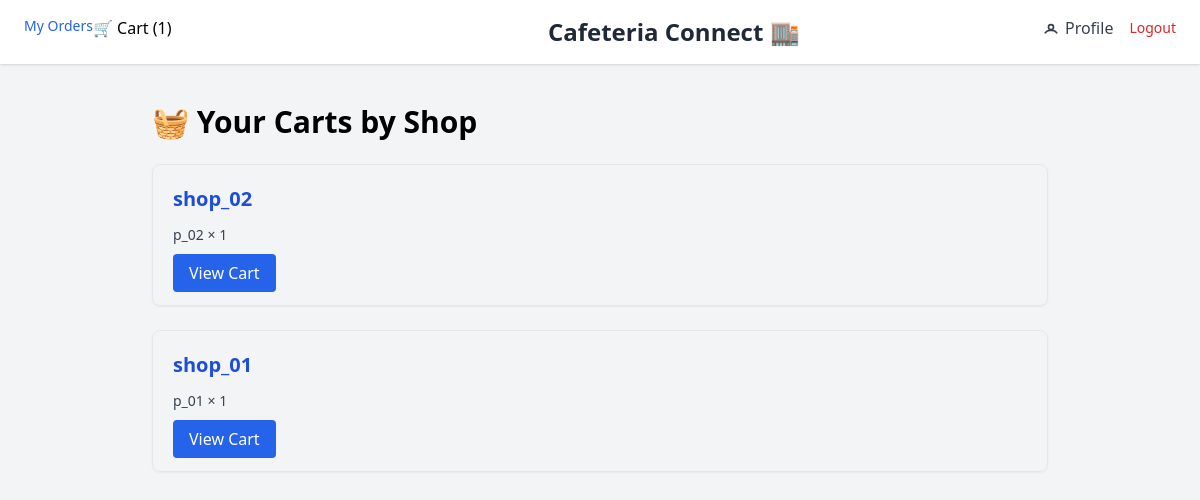
/cart/ (signed in), run on the app's committed database.
### cart/models.py (models this page shows, shortened)
class Cart(models.Model):
    user = models.ForeignKey(User, on_delete=models.CASCADE)
    shop = models.ForeignKey(Shop, on_delete=models.CASCADE)
    created_at = models.DateTimeField(auto_now_add=True)
    is_ordered = models.BooleanField(default=False)

class CartItem(models.Model):
    cart = models.ForeignKey(Cart, on_delete=models.CASCADE, related_name='items', null=True)
    product = models.ForeignKey(Product, on_delete=models.CASCADE)
    quantity = models.PositiveIntegerField(default=1)
    added_at = models.DateTimeField(auto_now_add=True)

### shops/models.py (models this page shows, shortened)
class Shop(models.Model):
    owner = models.ForeignKey(User, on_delete=models.CASCADE)
    name = models.CharField(max_length=100)
    floor = models.IntegerField()
    contact = models.CharField(max_length=15)

class Product(models.Model):
    shop = models.ForeignKey(Shop, on_delete=models.CASCADE, related_name='products')
    name = models.CharField(max_length=100)
    price = models.DecimalField(max_digits=7, decimal_places=2)
    description = models.TextField(blank=True)
    is_available = models.BooleanField(default=True)
    stock = models.PositiveIntegerField(default=0)

### cart/views.py (the view)
# urls.py: path('', views.cart_list_view, name='cart_list'),
@login_required
def cart_list_view(request):
    user_carts = Cart.objects.filter(user=request.user, is_ordered=False).prefetch_related('items', 'shop')
    return render(request, "cart/cart_list.html", {"carts": user_carts})

### cart/context_processors.py (called while the page is built)
def cart_item_count(request):
    count = 0
    current_cart = None
    if request.user.is_authenticated:
        current_cart = Cart.objects.filter(user=request.user).last()
        if current_cart:
            count = current_cart.items.count()
    return {
        "cart_item_count": count,
        "current_cart": current_cart,
    }

### cart/templates/cart/cart_list.html
{% extends 'base.html' %}
{% block content %}
<div class="max-w-4xl mx-auto mt-10">
  <h2 class="text-3xl font-bold mb-6">🧺 Your Carts by Shop</h2>
  {% if carts %}
    <div class="grid grid-cols-1 gap-6">
      {% for cart in carts %}
        <div class="border border-gray-200 rounded-lg p-5 shadow-sm">
          <h3 class="text-xl font-semibold mb-3 text-blue-700">{{ cart.shop.name }}</h3>
          <ul class="mb-4">
            {% for item in cart.items.all %}
              <li class="text-sm text-gray-700">{{ item.product.name }} × {{ item.quantity }}</li>
            {% endfor %}
          </ul>
          <a href="{% url 'view_cart' cart.id %}" class="text-white bg-blue-600 hover:bg-blue-700 px-4 py-2 rounded">View Cart</a>
        </div>
      {% endfor %}
    </div>
  {% else %}
    <p class="text-gray-500 text-lg text-center">🛒 You don't have any active carts.</p>
  {% endif %}
</div>
{% endblock %}

### data on the page
Cart: shop.name "shop_02"
CartItem: product.name "p_02", quantity "1"
Cart: shop.name "shop_01"
CartItem: product.name "p_01", quantity "1"

### other printed values
{{ cart_item_count }} "1"
